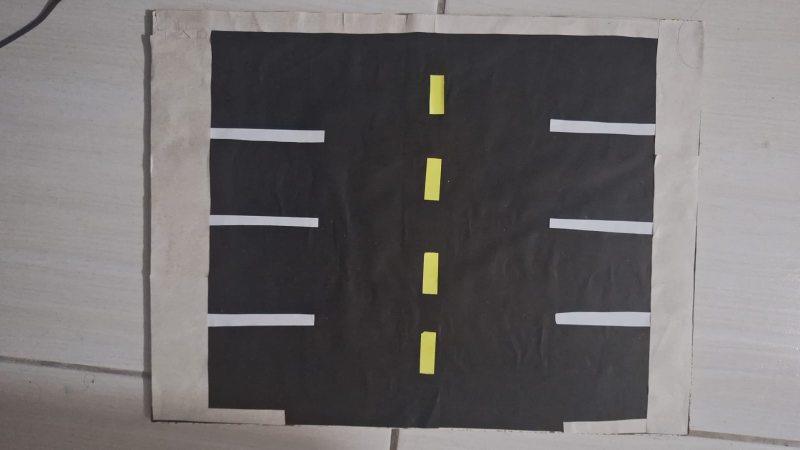
#> input picture maquete-preta.jpeg, 1599 x 899 px (shown at 1/2 size)
$ python EstacionamentoImg.py
#> lines starting #> are read from the running program, lines starting #| are printed output that depends on the picture; after the words box and inside, x2 and y2 are one past the last pixel; in counts of white or black regions, pixels touching at a corner belong together
import cv2
import pickle
import numpy as np

IMG_PATH = 'maquete-preta.jpeg'
POS_FILE = 'maquetepos.pkl'

# Carrega as posições salvas
try:
    with open(POS_FILE, 'rb') as f:
#> (reads maquetepos.pkl from the repository)
        posList = pickle.load(f)
except:
    posList = []

pontosTemp = []


def mouseClick(event, x, y, flags, param):
    global pontosTemp
    if event == cv2.EVENT_LBUTTONDOWN:
        pontosTemp.append((x, y))
        if len(pontosTemp) == 4:
            posList.append(pontosTemp.copy())
            pontosTemp = []
            salvar()
    elif event == cv2.EVENT_RBUTTONDOWN:
        for i, vaga in enumerate(posList):
            pts = np.array(vaga, dtype=np.int32)
            if cv2.pointPolygonTest(pts, (x, y), False) >= 0:
                posList.pop(i)
                salvar()
                break


def salvar():
    with open(POS_FILE, 'wb') as f:
        pickle.dump(posList, f)


# tela ocupando todo o espaço
screen_width, screen_height = 1000, 1599
taskbar_height = 0

window_width = screen_width
window_height = screen_height - taskbar_height

cv2.namedWindow("Marcação de Vagas - 4 Pontos", cv2.WINDOW_NORMAL)
cv2.resizeWindow("Marcação de Vagas - 4 Pontos", window_width, window_height)

while True:
    img = cv2.imread(IMG_PATH)
#> img is the input picture: shape (899, 1599, 3); mean B, G, R 107.9, 107.2, 110.6
    if img is None:
        print(f"Erro ao carregar imagem: {IMG_PATH}")
        break

    img = cv2.resize(img, (window_width, window_height))
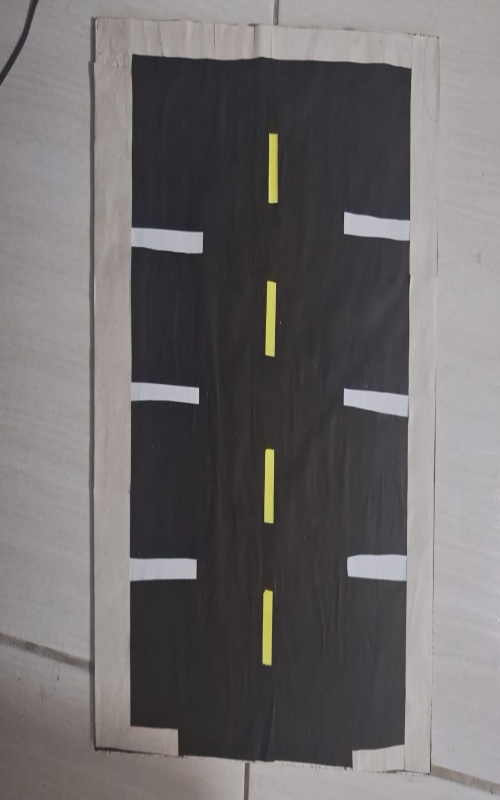
#> img: shape (1599, 1000, 3) (shown at 1/2 size); mean B, G, R 107.9, 107.1, 110.5

    for vaga in posList:
        pts = np.array(vaga, np.int32)
        pts = pts.reshape((-1, 1, 2))
        cv2.polylines(img, [pts], isClosed=True,
                      color=(255, 0, 255), thickness=2)
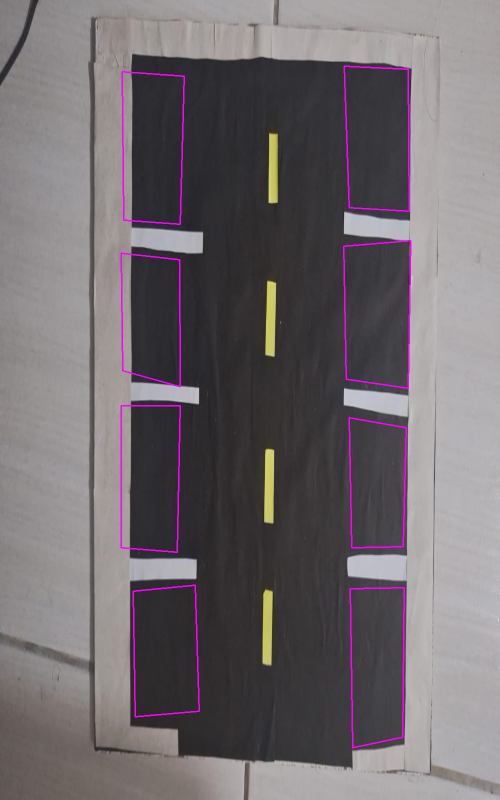
#> img: shape (1599, 1000, 3) (shown at 1/2 size); 1.18% of pixels changed, all inside (x1, y1, x2, y2) = (241, 131, 823, 1497)

    for pt in pontosTemp:
        cv2.circle(img, pt, 5, (0, 255, 0), cv2.FILLED)

    cv2.imshow("Marcação de Vagas - 4 Pontos", img)
    cv2.setMouseCallback("Marcação de Vagas - 4 Pontos", mouseClick)

    if cv2.waitKey(1) & 0xFF == ord('q'):
#> (key q is pressed here)
        break

cv2.destroyAllWindows()
